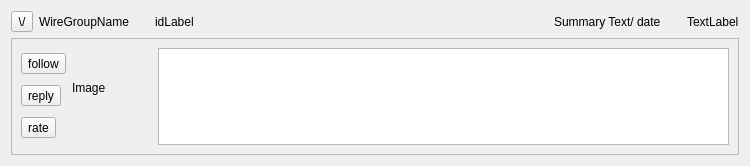
<?xml version="1.0" encoding="UTF-8"?>
<ui version="4.0">
 <class>PulseDetails</class>
 <widget class="QWidget" name="PulseDetails">
  <property name="geometry">
   <rect>
    <x>0</x>
    <y>0</y>
    <width>750</width>
    <height>166</height>
   </rect>
  </property>
  <property name="windowTitle">
   <string>Form</string>
  </property>
  <layout class="QVBoxLayout" name="verticalLayout_2">
   <item>
    <layout class="QHBoxLayout" name="horizontalLayout">
     <item>
      <widget class="QToolButton" name="toolButton_expand">
       <property name="text">
        <string>\/</string>
       </property>
      </widget>
     </item>
     <item>
      <widget class="QLabel" name="label_wireName">
       <property name="text">
        <string>WireGroupName</string>
       </property>
      </widget>
     </item>
     <item>
      <spacer name="horizontalSpacer_3">
       <property name="orientation">
        <enum>Qt::Horizontal</enum>
       </property>
       <property name="sizeType">
        <enum>QSizePolicy::Preferred</enum>
       </property>
       <property name="sizeHint" stdset="0">
        <size>
         <width>20</width>
         <height>20</height>
        </size>
       </property>
      </spacer>
     </item>
     <item>
      <widget class="GxsIdLabel" name="label_idName">
       <property name="text">
        <string>idLabel</string>
       </property>
      </widget>
     </item>
     <item>
      <spacer name="horizontalSpacer">
       <property name="orientation">
        <enum>Qt::Horizontal</enum>
       </property>
       <property name="sizeHint" stdset="0">
        <size>
         <width>128</width>
         <height>20</height>
        </size>
       </property>
      </spacer>
     </item>
     <item>
      <widget class="QLabel" name="label_summary">
       <property name="text">
        <string>Summary Text/ date</string>
       </property>
      </widget>
     </item>
     <item>
      <spacer name="horizontalSpacer_2">
       <property name="orientation">
        <enum>Qt::Horizontal</enum>
       </property>
       <property name="sizeType">
        <enum>QSizePolicy::Preferred</enum>
       </property>
       <property name="sizeHint" stdset="0">
        <size>
         <width>20</width>
         <height>20</height>
        </size>
       </property>
      </spacer>
     </item>
     <item>
      <widget class="QLabel" name="label_date">
       <property name="text">
        <string>TextLabel</string>
       </property>
      </widget>
     </item>
    </layout>
   </item>
   <item>
    <widget class="QFrame" name="frame_expand">
     <property name="frameShape">
      <enum>QFrame::StyledPanel</enum>
     </property>
     <property name="frameShadow">
      <enum>QFrame::Raised</enum>
     </property>
     <layout class="QHBoxLayout" name="horizontalLayout_2">
      <item>
       <layout class="QVBoxLayout" name="verticalLayout_3">
        <item>
         <widget class="QToolButton" name="toolButton_follow">
          <property name="text">
           <string>follow</string>
          </property>
         </widget>
        </item>
        <item>
         <widget class="QToolButton" name="toolButton_reply">
          <property name="text">
           <string>reply</string>
          </property>
         </widget>
        </item>
        <item>
         <widget class="QToolButton" name="toolButton_rate">
          <property name="text">
           <string>rate</string>
          </property>
         </widget>
        </item>
       </layout>
      </item>
      <item>
       <layout class="QVBoxLayout" name="verticalLayout">
        <item>
         <widget class="QLabel" name="label_icon">
          <property name="minimumSize">
           <size>
            <width>80</width>
            <height>80</height>
           </size>
          </property>
          <property name="text">
           <string>Image</string>
          </property>
         </widget>
        </item>
        <item>
         <spacer name="verticalSpacer">
          <property name="orientation">
           <enum>Qt::Vertical</enum>
          </property>
          <property name="sizeType">
           <enum>QSizePolicy::Expanding</enum>
          </property>
          <property name="sizeHint" stdset="0">
           <size>
            <width>20</width>
            <height>5</height>
           </size>
          </property>
         </spacer>
        </item>
       </layout>
      </item>
      <item>
       <widget class="QTextBrowser" name="textBrowser"/>
      </item>
     </layout>
    </widget>
   </item>
  </layout>
 </widget>
 <customwidgets>
  <customwidget>
   <class>GxsIdLabel</class>
   <extends>QLabel</extends>
   <header>gui/gxs/GxsIdLabel.h</header>
  </customwidget>
 </customwidgets>
 <resources/>
 <connections/>
</ui>
